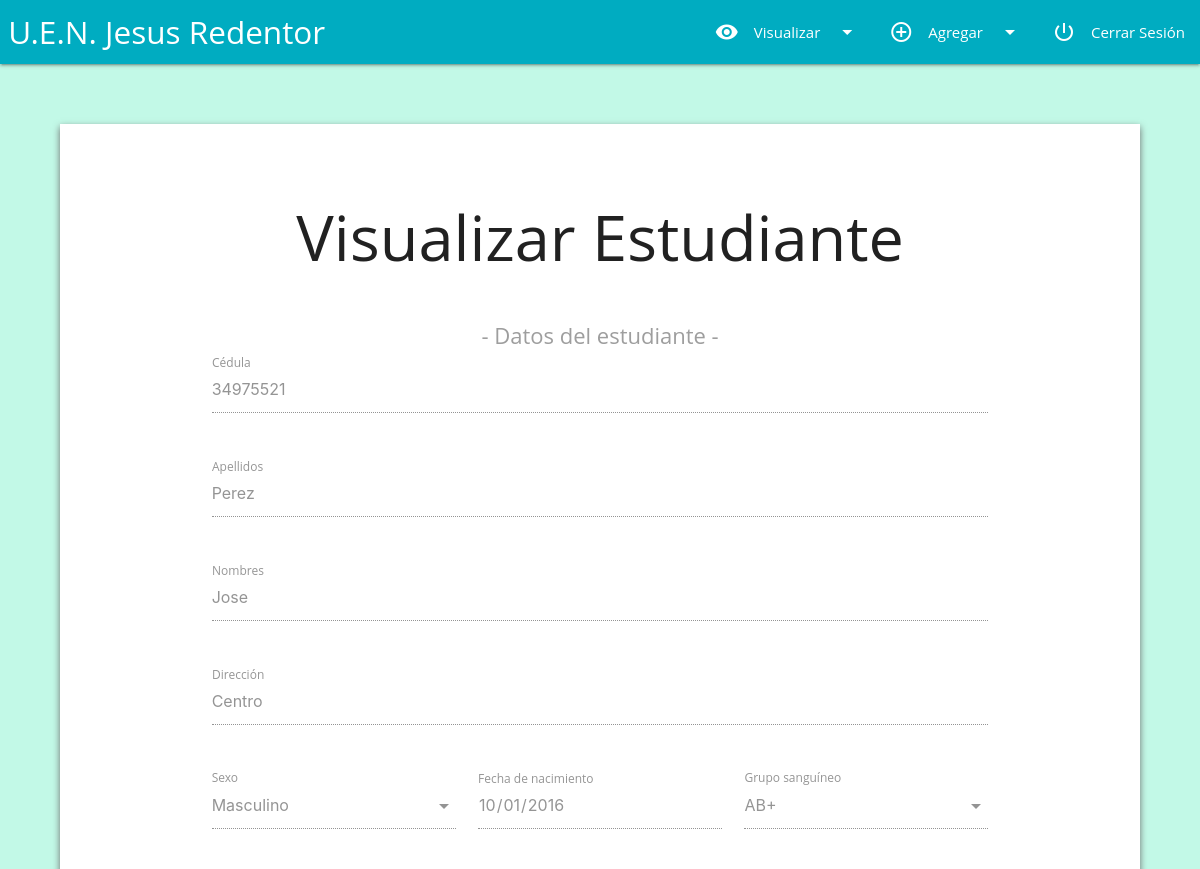
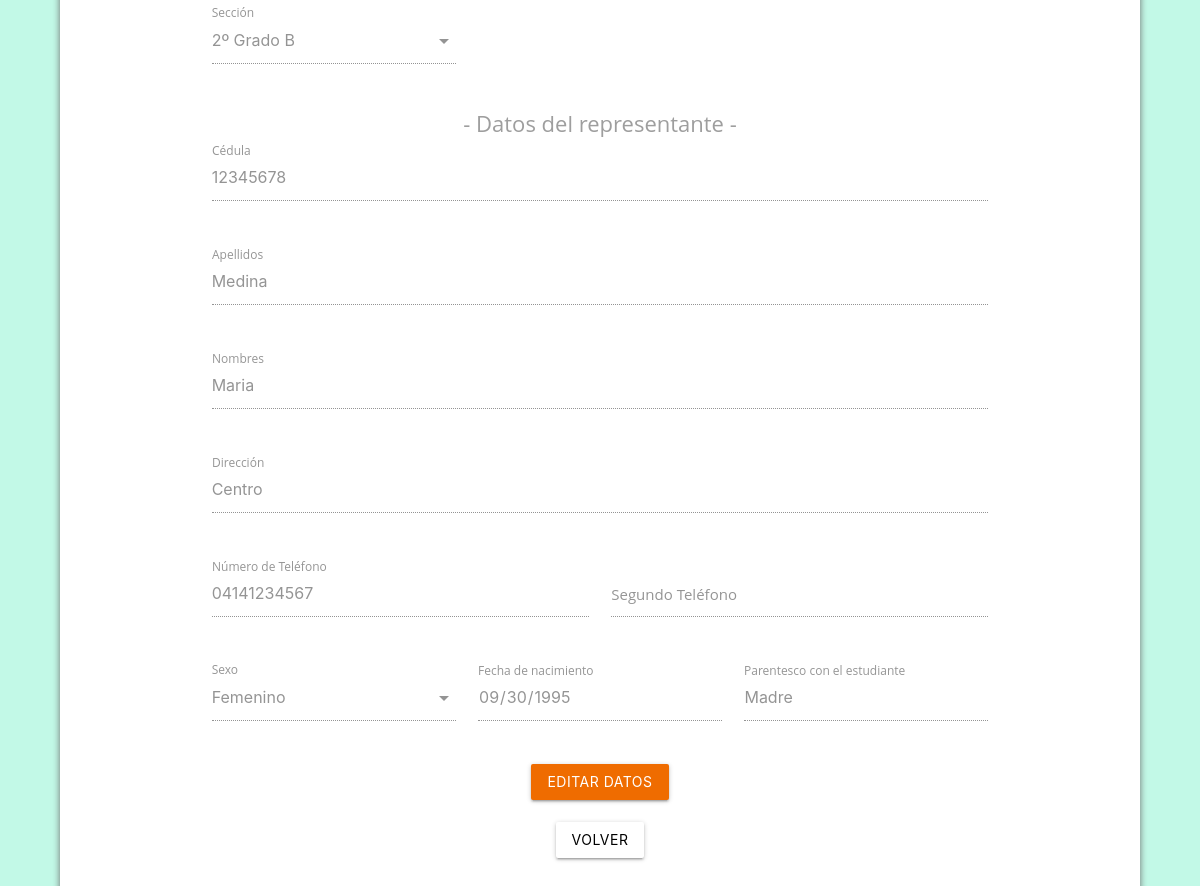
/visualizarestudiante.php?id=3 (signed in), run on the app's committed database (2 pictures, top to bottom).
### tables this page shows
CREATE TABLE `estudiantes` (
  `id` int(10) NOT NULL AUTO_INCREMENT,
  `nombre` varchar(100) NOT NULL,
  `apellido` varchar(100) NOT NULL,
  `cedula` varchar(15) NOT NULL,
  `fecha_nacimiento` date NOT NULL,
  `sexo` varchar(15) NOT NULL,
  `direccion` varchar(200) NOT NULL,
  `grupo_sanguineo` varchar(10) NOT NULL,
  `id_representante` int(10) NOT NULL,
  `parentesco_representante` varchar(100) NOT NULL,
  `id_seccion` int(10) NOT NULL,
  `eliminado` int(1) NOT NULL,
  PRIMARY KEY (`id`)
);

CREATE TABLE `representantes` (
  `id` int(10) NOT NULL AUTO_INCREMENT,
  `nombre` varchar(100) NOT NULL,
  `apellido` varchar(100) NOT NULL,
  `cedula` varchar(15) NOT NULL,
  `fecha_nacimiento` date NOT NULL,
  `sexo` varchar(15) NOT NULL,
  `telefono` varchar(15) NOT NULL,
  `otro_telefono` varchar(15) NOT NULL,
  `direccion` varchar(200) NOT NULL,
  PRIMARY KEY (`id`)
);

### visualizarestudiante.php (the view, shortened to what this page needs)
<?php
if(!isset($_SESSION["session_username"])) {
  header("location:index.php");
} else {
?>
<?php $Titulo="Visualizar Estudiante";
      include("incluye/header.php");
      include("incluye/navegacion.php");
      $id= $_GET['id'];
      $result = mysqli_query($con, "SELECT e.id as id, e.nombre as nombre, e.apellido as apellido, e.cedula as cedula, e.fecha_nacimiento as fecha_nacimiento, e.sexo as sexo, e.direccion as direccion, e.grupo_sanguineo as grupo_sanguineo, e.id_representante as id_representante, e.parentesco_representante as parentesco_representante, e.id_seccion as id_seccion, r.id as id_r, r.nombre as nombre_r, r.apellido as apellido_r, r.cedula as cedula_r, r.fecha_nacimiento as fecha_nacimiento_r, r.sexo as sexo_r, r.telefono as telefono, r.otro_telefono as otro_telefono, r.direccion as direccion_r FROM estudiantes e, representantes r WHERE e.id = '$id' AND r.id = e.id_representante");
      $filas=mysqli_fetch_assoc($result);?>
<div id="contenedor2">
  <center>
  <h1>Visualizar Estudiante</h1>
        </center>
         <br/>
         <div id="planilla">
          <?php echo "<form method='post' action='editarestudiante.php?id=".$filas['id']."'>"; ?>
<center><label><p style="font-size: 22px;">- Datos del estudiante -</p></label></center>
            <div class="row">
                <div class="input-field col s12">
                <input id="cedula" type="number" minlength="7" maxlength="8" class="validate" name="cedula" disabled value="<?php echo $filas['cedula'] ?>">
                <label for="cedula">Cédula</label>
               </div>
            </div>
            <div class="row">
                <div class="input-field col s12">
                <input id="apellido" type="text" class="validate" name="apellido" disabled value="<?php echo $filas['apellido'] ?>">
                <label for="apellido">Apellidos</label>
               </div>
            </div>
            <div class="row">
                <div class="input-field col s12">
                <input id="nombre" type="text" class="validate" name="nombre" disabled value="<?php echo $filas['nombre'] ?>">
                <label for="nombre">Nombres</label>
               </div>
            </div>
            <div class="row">
                <div class="input-field col s12">
                <input id="direccion" type="text" class="validate" name="direccion" disabled value="<?php echo $filas['direccion'] ?>">
                <label for="direccion">Dirección</label>
               </div>
            </div>
            <div class="row">
                <div class="input-field col s4">
                <label for="sexo">Sexo</label>
               </div>
                <div class="input-field col s4">
                <input id="fecha_nacimiento" type="date" class="validate" name="fecha_nacimiento" disabled value="<?php echo $filas['fecha_nacimiento'] ?>">
                <label for="fecha_nacimiento">Fecha de nacimiento</label>
               </div>
                <div class="input-field col s4">
                <label for="grupo_sanguineo">Grupo sanguíneo</label>
               </div>
            </div>
            <div class="row">
                <div class="input-field col s4">
                <label for="id_seccion">Sección</label>
                </div>
            </div>
<center><label><p style="font-size: 22px;">- Datos del representante -</p></label></center>
            <div class="row">
                <div class="input-field col s12">
                <input id="cedula_r" type="number" minlength="7" maxlength="8" class="validate" name="cedula_r" disabled value="<?php echo $filas['cedula_r'] ?>">
                <label for="cedula_r">Cédula</label>
               </div>
            </div>
            <div class="row">
                <div class="input-field col s12">
                <input id="apellido_r" type="text" class="validate" name="apellido_r" disabled value="<?php echo $filas['apellido_r'] ?>">
                <label for="apellido_r">Apellidos</label>
               </div>
            </div>
            <div class="row">
                <div class="input-field col s12">
                <input id="nombre_r" type="text" class="validate" name="nombre_r" disabled value="<?php echo $filas['nombre_r'] ?>">
                <label for="nombre_r">Nombres</label>
               </div>
            </div>
            <div class="row">
                <div class="input-field col s12">
                <input id="direccion_r" type="text" class="validate" name="direccion_r" disabled value="<?php echo $filas['direccion_r'] ?>">
                <label for="direccion_r">Dirección</label>
               </div>
            </div>
            <div class="row">
                <div class="input-field col s6">
                <input id="telefono" type="number" class="validate" name="telefono" disabled value="<?php echo $filas['telefono'] ?>">
                <label for="telefono">Número de Teléfono</label>
               </div>
                <div class="input-field col s6">
                <input id="otro_telefono" type="number" class="validate" name="otro_telefono" disabled value="<?php echo $filas['otro_telefono'] ?>">
                <label for="otro_telefono">Segundo Teléfono</label>
               </div>
            </div>
            <div class="row">
                <div class="input-field col s4">
                <label for="sexo_r">Sexo</label>
               </div>
                <div class="input-field col s4">
                <input id="fecha_nacimiento_r" type="date" class="validate" name="fecha_nacimiento_r" disabled value="<?php echo $filas['fecha_nacimiento_r'] ?>">
                <label for="fecha_nacimiento_r">Fecha de nacimiento</label>
               </div>
                <div class="input-field col s4">
                <input id="parentesco_representante" type="text" class="validate" name="parentesco_representante" disabled value="<?php echo $filas['parentesco_representante'] ?>">
                <label for="parentesco_representante">Parentesco con el estudiante</label>
               </div>
            </div>
             <center>
                   <button class="btn waves-effect waves-light orange darken-3" type="submit" name="Editar" value="Editar" style="color:white" >Editar datos</button>
            </center>
                 </form>
            <center>
              <button class="btn waves-effect waves-light white darken-3" type="button" id="boton-form" name="Volver" value="Volver" style="color:black">
                <a href="estudiantes.php">Volver</a>
              </button>
            </center>
         </div>
  <br/>
</div>
<?php include("incluye/footer.php"); ?>
<?php
}
?>

### css/style.css (style rules this page uses)
body { background-color: #c2f9e7; font-family: 'Open Sans', sans-serif; }
a { color: black; font-weight: 400; }
* { margin: 0; padding: 0; box-sizing: border-box; text-decoration: none; }
#contenedor2 { width: 76%; min-height: 40em; min-width: 90%; padding: 3%; background: #fff; margin: 5% 5% auto 5%; box-shadow: 0px 3px 7px #6B6B6B; }
#planilla { max-width: 60em; min-width: 30em; padding: 0px 5% 0px 5%; margin: auto auto 0 ; }

### data on the page
estudiantes: cedula "34975521", apellido "Perez", nombre "Jose", direccion "Centro", fecha_nacimiento "10/01/2016", cedula_r "12345678", apellido_r "Medina", nombre_r "Maria", direccion_r "Centro", telefono "04141234567", fecha_nacimiento_r "09/30/1995", parentesco_representante "Madre"
